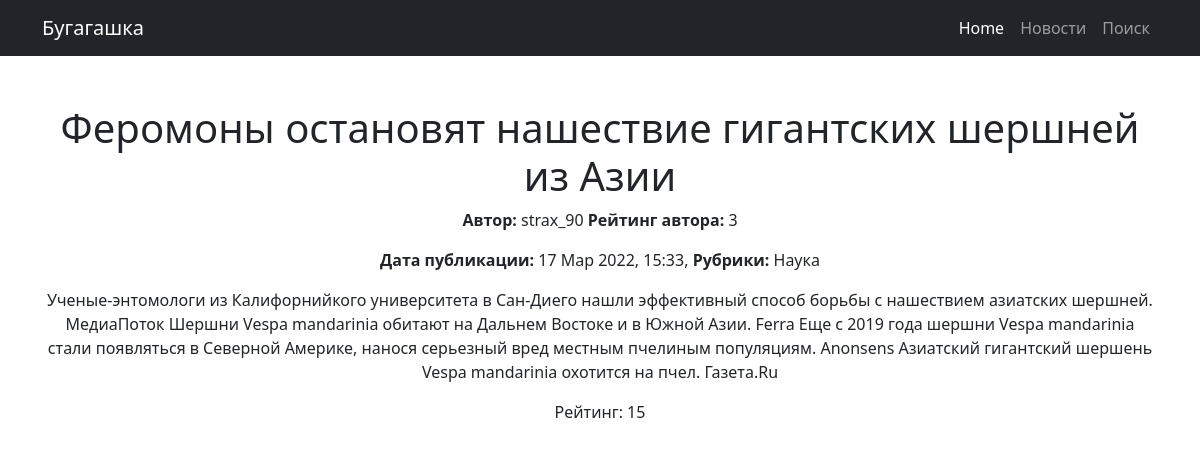
Page /news/20 on the committed database.
### news/models.py (models this page shows, shortened)
class Post (models.Model):
    author = models.ForeignKey(Author, on_delete=models.CASCADE)
    NEWS = 'NW'
    ARTICLE = 'AR'
    CATEGORY_CHOICE = (
        (NEWS, 'Новость'),
        (ARTICLE, 'Статья')
    )
    categoryType = models.CharField(max_length=2, choices=CATEGORY_CHOICE, default=ARTICLE)
    dateCreation = models.DateTimeField(auto_now_add=True)
    postCategory = models.ManyToManyField(Category, through='PostCategory')
    title = models.CharField(max_length=128)
    text = models.TextField()
    rating = models.SmallIntegerField(default=0)

class Author(models.Model):
    authorUser = models.OneToOneField(User, on_delete=models.CASCADE)
    ratingAuthor = models.SmallIntegerField(default=0)

class Category(models.Model):
    name = models.CharField(max_length=64, unique=True)
    subscribers = models.ManyToManyField(User, null=True)
    def __str__(self):
        return f'{self.name}'

### news/views.py (the view)
# urls.py: path('<int:pk>', PostDetail.as_view(), name='post'),
class PostDetail(DetailView):
    model = Post
    template_name = 'post.html'
    context_object_name = 'post'
    def get_context_data(self, **kwargs):
        context = super().get_context_data(**kwargs)
        return context
    def get_object(self, *args, **kwargs):  # переопределяем метод получения объекта, как ни странно
        obj = cache.get(f'post-{self.kwargs["pk"]}',
                        None)  # кэш очень похож на словарь, и метод get действует так же. Он забирает значение по ключу, если его нет, то забирает None.
        if not obj:
            obj = super().get_object(queryset=self.queryset)
            cache.set(f'post-{self.kwargs["pk"]}', obj)
        return obj

### news/templatetags/my_filters.py (called while the page is built)
@register.filter(name='Censor')
def Censor(value):
    censor_list = ['стопслово', 'стопслово2', 'стопслово3', 'стопслово1', 'тест']
    list_words = value.split()
    for i in censor_list:
        for j in list_words:
            if j == i:
                a = list_words.index(j)
                list_words.remove(j)
                list_words.insert(a, '*' * len(j))
    return ' '.join(list_words)

### templates/post.html (shortened to what this page needs)
{% extends 'default.html' %}
{% load my_filters %}
{% block content %}
    <h1>{{ post.title|Censor }}</h1>
        <p><b>Автор:</b> {{ post.author.authorUser }} <b>Рейтинг автора:</b> {{ post.author.ratingAuthor }}</p>
        <p><b>Дата публикации:</b> {{ post.dateCreation|date:'d M Y, H:i'}},
        {% for cat in post.postCategory.all %}
         <b>Рубрики: </b>{{ cat }}</p>
        {% endfor %}
        <p>{{ post.text|Censor }}</p>
        <p>Рейтинг: {{ post.rating }}</p>
{% endblock content %}

### rows in the picture
Post: title|Censor "Феромоны остановят нашествие гигантских шершней из Азии", author.authorUser "strax_90", author.ratingAuthor "3", dateCreation "17 Мар 2022, 15:33", text|Censor "Ученые-энтомологи из Калифорнийкого университета в Сан-Диего нашли эффективный способ борьбы с нашествием азиатских шершней. МедиаПоток Шершни Vespa mandarinia обитают на Дальнем Востоке и в Южной Азии. Ferra Еще с 2019 года шершни Vespa mandarinia стали появляться в Северной Америке, нанося серьезный вред местным пчелиным популяциям. Anonsens Азиатский гигантский шершень Vespa mandarinia охотится на пчел. Газета.Ru", rating "15"
Category: name "Наука"
